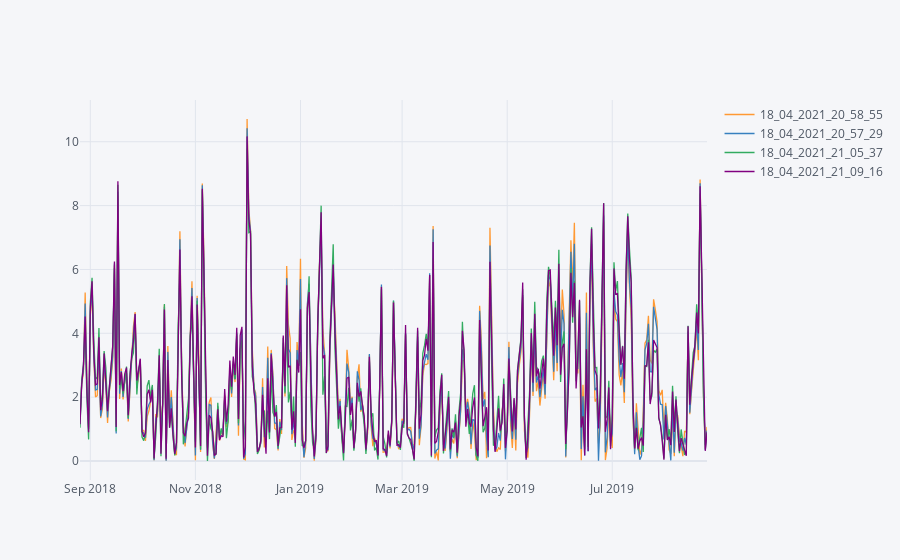

Notebook cell for this chart:
### Code cell
(df_er[["18_04_2021_20_58_55", "18_04_2021_20_57_29", "18_04_2021_21_05_37", "18_04_2021_21_09_16"]]*100).iplot()

### Figure 1 — Plotly figure (JSON) as saved in the notebook; plotly's stock layout.template omitted (floating-point values rounded to 4 significant figures; data arrays with more than 128 entries replaced by an {"elided": "..."} marker saying what was removed)
{"data": [{"line": {"color": "rgba(255, 153, 51, 1.0)", "dash": "solid", "shape": "linear", "width": 1.3}, "mode": "lines", "name": "18_04_2021_20_58_55", "text": "", "type": "scatter", "x": {"elided": "365 str values"}, "y": {"elided": "365 float values"}}, {"line": {"color": "rgba(55, 128, 191, 1.0)", "dash": "solid", "shape": "linear", "width": 1.3}, "mode": "lines", "name": "18_04_2021_20_57_29", "text": "", "type": "scatter", "x": {"elided": "365 str values"}, "y": {"elided": "365 float values"}}, {"line": {"color": "rgba(50, 171, 96, 1.0)", "dash": "solid", "shape": "linear", "width": 1.3}, "mode": "lines", "name": "18_04_2021_21_05_37", "text": "", "type": "scatter", "x": {"elided": "365 str values"}, "y": {"elided": "365 float values"}}, {"line": {"color": "rgba(128, 0, 128, 1.0)", "dash": "solid", "shape": "linear", "width": 1.3}, "mode": "lines", "name": "18_04_2021_21_09_16", "text": "", "type": "scatter", "x": {"elided": "365 str values"}, "y": {"elided": "365 float values"}}], "layout": {"legend": {"bgcolor": "#F5F6F9", "font": {"color": "#4D5663"}}, "paper_bgcolor": "#F5F6F9", "plot_bgcolor": "#F5F6F9", "title": {"font": {"color": "#4D5663"}}, "xaxis": {"gridcolor": "#E1E5ED", "showgrid": true, "tickfont": {"color": "#4D5663"}, "title": {"font": {"color": "#4D5663"}, "text": ""}, "zerolinecolor": "#E1E5ED"}, "yaxis": {"gridcolor": "#E1E5ED", "showgrid": true, "tickfont": {"color": "#4D5663"}, "title": {"font": {"color": "#4D5663"}, "text": ""}, "zerolinecolor": "#E1E5ED"}}}
